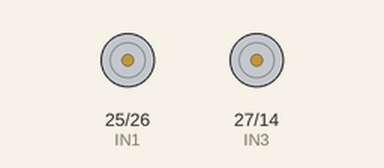
Recording of a sketch running on a simulated ESP32. Shown: motor-driver pin pairs drawn as motors (green arrow = first pin HIGH = forward, orange = second pin HIGH = backward, longer = more drive).

Above: at 2.4 s.
At 10.1 s:
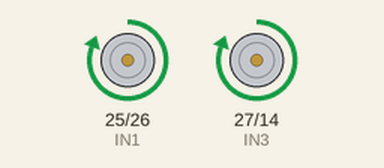
At 17.42 s:
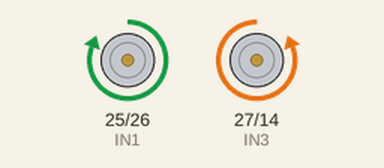
At 28.82 s:
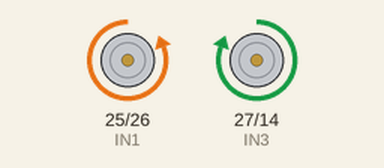
Timing chart, 0 to 29.7 s (numbered marks = the images above):
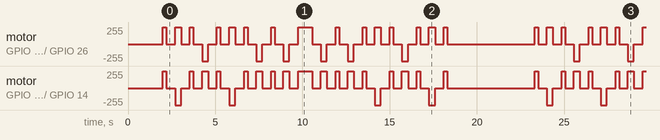

Measured:
- by itself, motor on GPIO 25 (IN1) / GPIO 26 (IN2), motor on GPIO 27 (IN3) / GPIO 14 (IN4): moves between backward 255/255 and forward 255/255, repeating every 21.3 s

The sketch:

05-autonomous-path-driving-robot.ino
```cpp
#define IN1 25
#define IN2 26

#define IN3 27
#define IN4 14

#define FORWARD_TIME 200
#define TURN_TIME 350
#define STOP_TIME 500

void setup() {
  pinMode(IN1, OUTPUT);
  pinMode(IN2, OUTPUT);
  pinMode(IN3, OUTPUT);
  pinMode(IN4, OUTPUT);
  delay(2000);
}

void loop() {

  forward(); delay(FORWARD_TIME);
  stop(); delay(STOP_TIME);

  right(); delay(TURN_TIME);
  stop(); delay(STOP_TIME);
  forward(); delay(FORWARD_TIME);
  stop(); delay(STOP_TIME);

  left(); delay(TURN_TIME);
  stop(); delay(STOP_TIME);
  forward(); delay(FORWARD_TIME);
  stop(); delay(STOP_TIME);

  right(); delay(TURN_TIME);
  stop(); delay(STOP_TIME);
  forward(); delay(FORWARD_TIME);
  stop(); delay(STOP_TIME);

  left(); delay(TURN_TIME);
  stop(); delay(STOP_TIME);
  forward(); delay(FORWARD_TIME);
  stop(); delay(STOP_TIME);

  left(); delay(TURN_TIME);
  stop(); delay(STOP_TIME);
  forward(); delay(800);
  stop(); delay(STOP_TIME);

  left(); delay(TURN_TIME);
  stop(); delay(STOP_TIME);
  forward(); delay(FORWARD_TIME);
  stop(); delay(STOP_TIME);

  left(); delay(TURN_TIME);
  stop(); delay(STOP_TIME);
  forward(); delay(FORWARD_TIME);
  stop(); delay(STOP_TIME);

  right(); delay(TURN_TIME);
  stop(); delay(STOP_TIME);
  forward(); delay(FORWARD_TIME);
  stop(); delay(STOP_TIME);

  left(); delay(TURN_TIME);
  stop(); delay(STOP_TIME);
  forward(); delay(FORWARD_TIME);
  stop(); delay(STOP_TIME);

  right(); delay(TURN_TIME);
  stop(); delay(STOP_TIME);
  forward(); delay(FORWARD_TIME);

  stop(); delay(5000);
}

// ===== Motor Control =====

void forward() {
  digitalWrite(IN1, HIGH);
  digitalWrite(IN2, LOW);

  digitalWrite(IN3, HIGH);
  digitalWrite(IN4, LOW);
}

void stop() {
  digitalWrite(IN1, LOW);
  digitalWrite(IN2, LOW);
  digitalWrite(IN3, LOW);
  digitalWrite(IN4, LOW);
}

void left() {
  digitalWrite(IN1, LOW);
  digitalWrite(IN2, HIGH);

  digitalWrite(IN3, HIGH);
  digitalWrite(IN4, LOW);
}

void right() {
  digitalWrite(IN1, HIGH);
  digitalWrite(IN2, LOW);

  digitalWrite(IN3, LOW);
  digitalWrite(IN4, HIGH);
}
```
